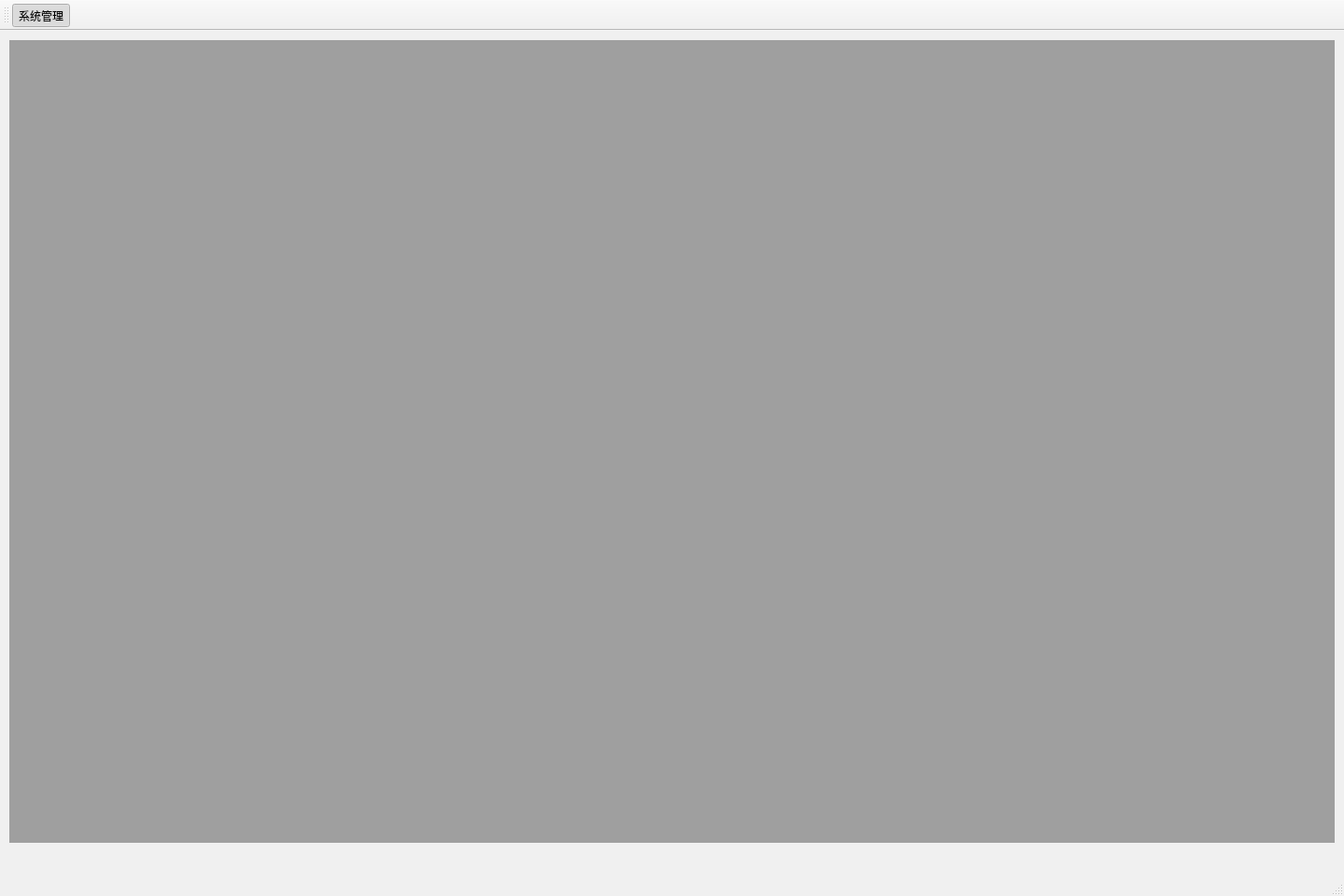
<?xml version="1.0" encoding="UTF-8"?>
<ui version="4.0">
 <class>SMAMMainWindow</class>
 <widget class="QMainWindow" name="SMAMMainWindow">
  <property name="geometry">
   <rect>
    <x>0</x>
    <y>0</y>
    <width>1440</width>
    <height>960</height>
   </rect>
  </property>
  <property name="windowTitle">
   <string>北斗增强与辅助定位软件</string>
  </property>
  <property name="styleSheet">
   <string notr="true">QMainWindow{
  background-color: rgb(240, 240, 240);
}</string>
  </property>
  <widget class="QWidget" name="centralWidget">
   <widget class="QMdiArea" name="mdiArea">
    <property name="geometry">
     <rect>
      <x>10</x>
      <y>10</y>
      <width>1420</width>
      <height>860</height>
     </rect>
    </property>
   </widget>
  </widget>
  <widget class="QMenuBar" name="menuBar">
   <property name="geometry">
    <rect>
     <x>0</x>
     <y>0</y>
     <width>1440</width>
     <height>22</height>
    </rect>
   </property>
   <property name="font">
    <font/>
   </property>
   <property name="styleSheet">
    <string notr="true"/>
   </property>
  </widget>
  <widget class="QStatusBar" name="statusBar"/>
  <widget class="QToolBar" name="toolBar">
   <property name="windowTitle">
    <string>toolBar</string>
   </property>
   <attribute name="toolBarArea">
    <enum>TopToolBarArea</enum>
   </attribute>
   <attribute name="toolBarBreak">
    <bool>false</bool>
   </attribute>
   <addaction name="systemManagerAction"/>
  </widget>
  <action name="systemManagerAction">
   <property name="checkable">
    <bool>true</bool>
   </property>
   <property name="checked">
    <bool>true</bool>
   </property>
   <property name="icon">
    <iconset resource="res/icon.qrc">
     <normaloff>:/manager</normaloff>:/manager</iconset>
   </property>
   <property name="text">
    <string>系统管理</string>
   </property>
  </action>
 </widget>
 <layoutdefault spacing="6" margin="11"/>
 <resources>
  <include location="res/icon.qrc"/>
 </resources>
 <connections/>
</ui>
